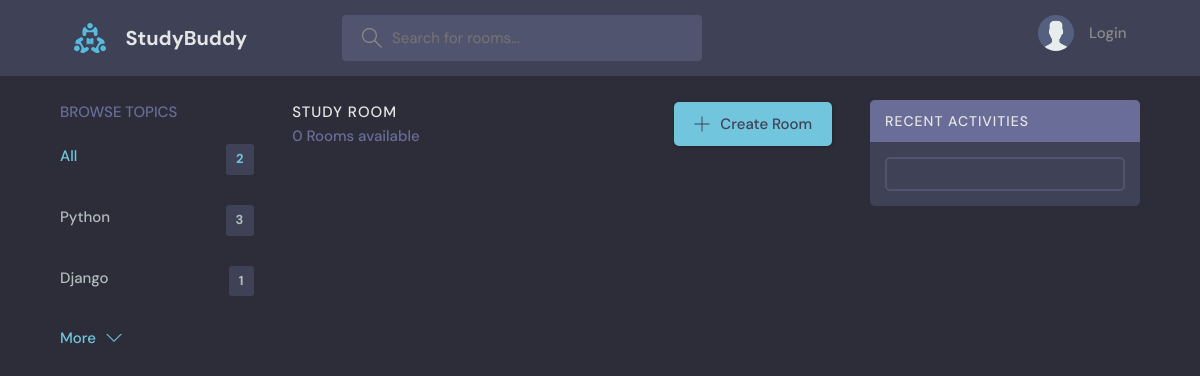
The page /?q=test on the database as committed earlier.
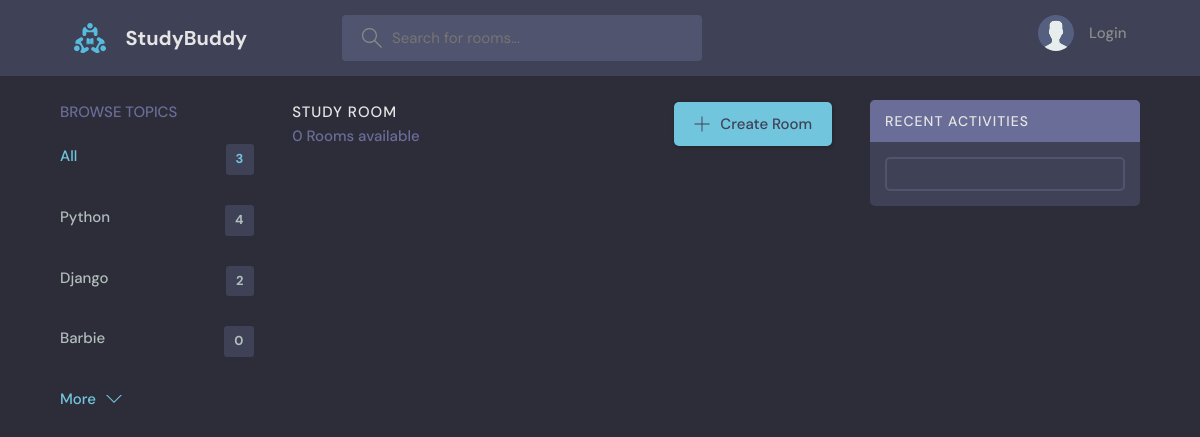
The same page on the database as committed later.
### base/models.py (models this page shows, shortened)
class Topic(models.Model):
    name = models.CharField(max_length=200)

### base/views.py (the view)
# urls.py: path('', views.home, name="home"),
def home(request):
    q = request.GET.get('q') if request.GET.get('q') != None else ''
    rooms = Room.objects.filter(
        Q(topic__name__icontains=q) |
        Q(name__icontains=q) |
        Q(description__icontains=q)
        )
    room_messages = Message.objects.filter(Q(room__name__icontains=q))
    topics = Topic.objects.all()[0:5]
    room_count = rooms.count()
    context = {'rooms':rooms, 'topics':topics, 'room_count': room_count, 'room_messages': room_messages}
    return render(request, 'base/home.html', context)

### base/templates/base/home.html (shortened to what this page needs)
{% extends 'main.html' %}
{% block content %}
    <main class="layout layout--3">
      <div class="container">
        {% include 'base/topics_component.html' %}
        <div class="roomList">
          <div class="roomList__header">
            <div>
              <h2>Study Room</h2>
              <p>{{room_count}} Rooms available</p>
            </div>
            <a class="btn btn--main" href="{% url 'create-room' %}">
              <svg version="1.1" xmlns="http://www.w3.org/2000/svg" width="32" height="32" viewBox="0 0 32 32">
                <title>add</title>
                <path
                  d="M16.943 0.943h-1.885v14.115h-14.115v1.885h14.115v14.115h1.885v-14.115h14.115v-1.885h-14.115v-14.115z"
                ></path>
              </svg>
              Create Room
            </a>
          </div>
        </div>
        {% include 'base/activity_component.html' %}
      </div>
    </main>
{% endblock %}

### base/templates/base/topics_component.html
<div class="topics">
    <div class="topics__header">
      <h2>Browse Topics</h2>
    </div>
    <ul class="topics__list">
      <li>
        <a href="{% url 'home' %}" class="active">All <span>{{topics.count}}</span></a>
      </li>
      {% for topic in topics %}
      <li>
        <a href="{% url 'home' %}?q={{topic.name}}">{{topic.name}}<span>{{topic.room_set.all.count}}</span></a>
      </li>
      {% endfor %}
    </ul>
    <a class="btn btn--link" href="{% url 'topics' %}">
      More
      <svg version="1.1" xmlns="http://www.w3.org/2000/svg" width="32" height="32" viewBox="0 0 32 32">
        <title>chevron-down</title>
        <path d="M16 21l-13-13h-3l16 16 16-16h-3l-13 13z"></path>
      </svg>
    </a>
  </div>

Rows that differ between the two databases and show on the page:
computed for Topic "Python": room_set.all.count "3" → "4"
computed for Topic "Django": room_set.all.count "1" → "2"
added Topic: name "Barbie", room_set.all.count "0"
Other text that changed with them:
{{ topics.count }}: "2" → "3"
